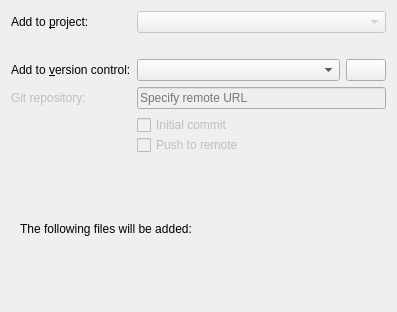
<?xml version="1.0" encoding="UTF-8"?>
<ui version="4.0">
 <class>ProjectExplorer::Internal::WizardPage</class>
 <widget class="QWizardPage" name="ProjectExplorer::Internal::WizardPage">
  <property name="geometry">
   <rect>
    <x>0</x>
    <y>0</y>
    <width>397</width>
    <height>312</height>
   </rect>
  </property>
  <property name="title">
   <string>Project Management</string>
  </property>
  <layout class="QVBoxLayout" name="verticalLayout_3">
   <item>
    <layout class="QGridLayout" name="gridLayout">
     <item row="0" column="0">
      <widget class="QLabel" name="projectLabel">
       <property name="text">
        <string>Add to &amp;project:</string>
       </property>
       <property name="buddy">
        <cstring>projectComboBox</cstring>
       </property>
      </widget>
     </item>
     <item row="0" column="1" colspan="2">
      <widget class="Utils::TreeViewComboBox" name="projectComboBox">
       <property name="enabled">
        <bool>false</bool>
       </property>
       <property name="sizePolicy">
        <sizepolicy hsizetype="MinimumExpanding" vsizetype="Fixed">
         <horstretch>0</horstretch>
         <verstretch>0</verstretch>
        </sizepolicy>
       </property>
       <property name="sizeAdjustPolicy">
        <enum>QComboBox::AdjustToContents</enum>
       </property>
      </widget>
     </item>
     <item row="1" column="1" colspan="2">
      <widget class="QLabel" name="additionalInfo">
       <property name="text">
        <string/>
       </property>
       <property name="wordWrap">
        <bool>true</bool>
       </property>
      </widget>
     </item>
     <item row="2" column="0">
      <widget class="QLabel" name="addToVersionControlLabel">
       <property name="text">
        <string>Add to &amp;version control:</string>
       </property>
       <property name="buddy">
        <cstring>addToVersionControlComboBox</cstring>
       </property>
      </widget>
     </item>
     <item row="2" column="1">
      <widget class="QComboBox" name="addToVersionControlComboBox">
       <property name="sizePolicy">
        <sizepolicy hsizetype="MinimumExpanding" vsizetype="Fixed">
         <horstretch>0</horstretch>
         <verstretch>0</verstretch>
        </sizepolicy>
       </property>
      </widget>
     </item>
     <item row="2" column="2">
      <widget class="QPushButton" name="vcsManageButton">
       <property name="text">
        <string/>
       </property>
      </widget>
     </item>
     <item row="3" column="0">
      <widget class="QLabel" name="gitRepoLabel">
       <property name="enabled">
        <bool>false</bool>
       </property>
       <property name="text">
        <string>Git repository:</string>
       </property>
      </widget>
     </item>
     <item row="3" column="1" colspan="2">
      <widget class="QLineEdit" name="gitRepoLineEdit">
       <property name="enabled">
        <bool>false</bool>
       </property>
       <property name="placeholderText">
        <string>Specify remote URL</string>
       </property>
      </widget>
     </item>
     <item row="4" column="1" colspan="2">
      <layout class="QVBoxLayout" name="verticalLayout">
       <property name="spacing">
        <number>0</number>
       </property>
       <item>
        <widget class="QCheckBox" name="initialCommitCheckBox">
         <property name="enabled">
          <bool>false</bool>
         </property>
         <property name="text">
          <string>Initial commit</string>
         </property>
        </widget>
       </item>
       <item>
        <widget class="QCheckBox" name="pushToRemoteCheckBox">
         <property name="enabled">
          <bool>false</bool>
         </property>
         <property name="text">
          <string>Push to remote</string>
         </property>
        </widget>
       </item>
      </layout>
     </item>
    </layout>
   </item>
   <item>
    <widget class="QScrollArea" name="scrollArea">
     <property name="frameShape">
      <enum>QFrame::NoFrame</enum>
     </property>
     <property name="frameShadow">
      <enum>QFrame::Plain</enum>
     </property>
     <property name="verticalScrollBarPolicy">
      <enum>Qt::ScrollBarAsNeeded</enum>
     </property>
     <property name="widgetResizable">
      <bool>true</bool>
     </property>
     <widget class="QWidget" name="scrollAreaWidgetContents">
      <property name="geometry">
       <rect>
        <x>0</x>
        <y>0</y>
        <width>379</width>
        <height>122</height>
       </rect>
      </property>
      <layout class="QVBoxLayout" name="verticalLayout_2">
       <item>
        <widget class="QLabel" name="filesLabel">
         <property name="text">
          <string>The following files will be added:



</string>
         </property>
         <property name="alignment">
          <set>Qt::AlignBottom|Qt::AlignLeading|Qt::AlignLeft</set>
         </property>
         <property name="textInteractionFlags">
          <set>Qt::LinksAccessibleByMouse|Qt::TextSelectableByKeyboard|Qt::TextSelectableByMouse</set>
         </property>
        </widget>
       </item>
      </layout>
     </widget>
    </widget>
   </item>
  </layout>
 </widget>
 <customwidgets>
  <customwidget>
   <class>Utils::TreeViewComboBox</class>
   <extends>QComboBox</extends>
   <header location="global">utils/treeviewcombobox.h</header>
  </customwidget>
 </customwidgets>
 <tabstops>
  <tabstop>projectComboBox</tabstop>
  <tabstop>addToVersionControlComboBox</tabstop>
  <tabstop>vcsManageButton</tabstop>
  <tabstop>scrollArea</tabstop>
 </tabstops>
 <resources/>
 <connections/>
</ui>
